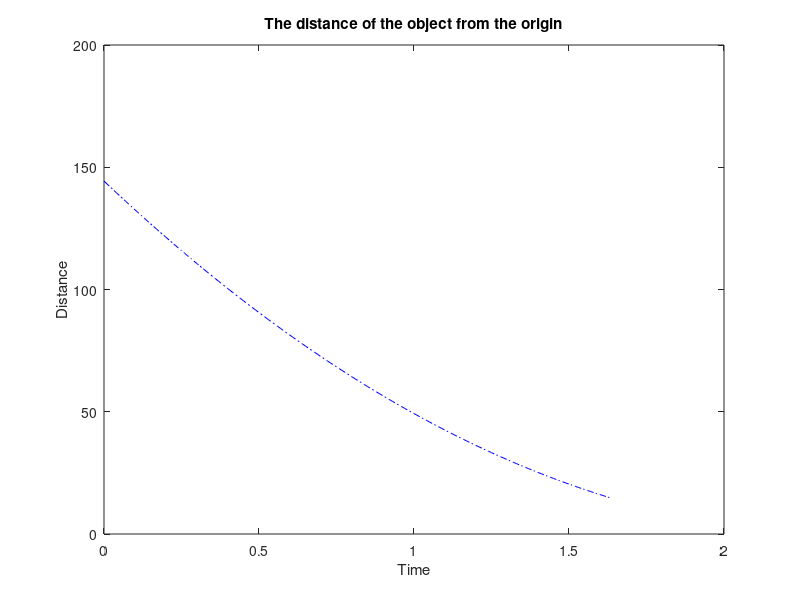

MATLAB code for this plot:
%Caner Topuz
%090200358
%Lab5_q1

clear;
clc;
%-Initialization 
t1 = 0;
d1 = inf;
i = 1;
%-Finding first t when d<15 to determine the size of arrays(t and d)
while d1 > 15
    x = 5*t1 - 10;
    y = 25*t1^2 - 120*t1 + 144;
    d1 = sqrt(x^2 + y^2);
    t1 = t1 + 0.01;
end
%-Array initialization
t = 0:0.01:(t1-0.01);
d = zeros(1,length(t));
%Array assignment
d1 = inf;
while d1 > 15
    x = 5*t(i) - 10;
    y = 25*t(i)^2 - 120*t(i) + 144;
    d1 = sqrt(x^2 + y^2);
    d(i) = d1;
    i = i+1;
end
%-Printing results and plotting.
fprintf('// t:%.2f, the first time when the distance from the origin is less than 15 meters.\n',t(end));

plot(t,d,'b-.');
xlabel('Time');
ylabel('Distance');
title('The distance of the object from the origin');
